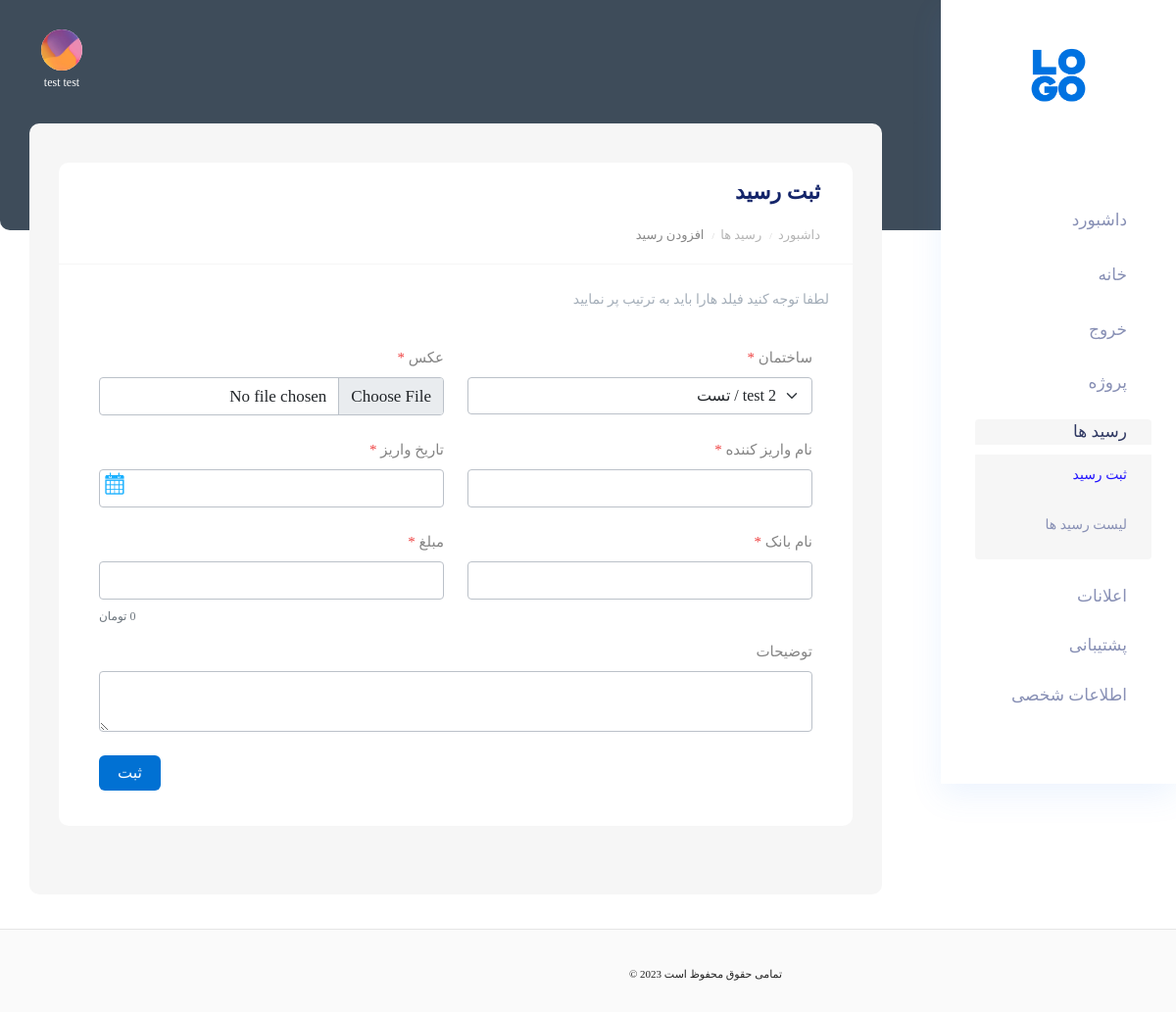
/u/dashboard/receipt/add (signed in), run on the app's committed database.
### account/models.py (models this page shows, shortened)
class User(AbstractUser):
    ROLE_USER_OPTIONS = (
        ('normal_user', 'کاربر عادی'),
        ('financial_user', 'ادمین مالی'),
        ('super_user', 'ادمین وِیژه'),
    )
    first_name = models.CharField("first name", max_length=150, blank=True, default="بدون نام")
    username = None
    email = models.EmailField("email address", null=True, blank=True, unique=True)
    phonenumber = PhoneNumberField(region='IR', unique=True)
    is_phonenumber_confirmed = models.BooleanField(default=False)
    role = models.CharField(max_length=20, choices=ROLE_USER_OPTIONS, default='normal_user')
    USERNAME_FIELD = "phonenumber"
    REQUIRED_FIELDS = []
    objects = CustomBaseUserManager()
    normal_user = NormalUserManager()
    financial_user = FinancialUserManager()
    super_user = SuperUserManager()
    class Meta:
        ordering = '-id',
    @property
    def is_admin(self):
        return True if self.role in settings.ADMIN_USER_ROLES else False
    @property
    def is_common_admin(self):
        return True if self.role in settings.COMMON_ADMIN_USER_ROLES else False
    @property
    def is_super_admin(self):
        return True if self.role in settings.SUPER_ADMIN_ROLES else False
    def get_full_name(self):
        fl = f'{self.first_name} {self.last_name}'.strip() or 'بدون نام'
        return fl
    def get_image_url(self):
        return '/static/images/dashboard/client_img.png'
    def get_available_buildings(self):
        try:
            return self.buildingavailable.buildings.all()
        except:
            return []

### receipt/views/dashboard.py (the view, shortened to what this page needs)
# urls.py: path('u/dashboard/receipt/add', dashboard.ReceiptAdd.as_view(), name='receipt_dashboard_add'),
class ReceiptAdd(LoginRequiredMixinCustom, View):
    template_name = 'receipt/dashboard/receipt/add.html'
    def get(self, request):
        context = {
            'buildings': models.Building.objects.filter(is_active=True)
        }
        return render(request, self.template_name, context)

### core/auth/mixins.py (called while the page is built)
    def dispatch(self, request, *args, **kwargs):
        if not request.user.is_authenticated:
            return self.handle_no_permission()
        if not request.user.is_phonenumber_confirmed:
            return redirect('account:confirm_phonenumber')
        return super().dispatch(request, *args, **kwargs)

### receipt/models.py (called while the page is built)
    def get_name_by_flag(self):
        return f'{self.project.name} / {self.name}'

### receipt/templates/receipt/dashboard/receipt/add.html (shortened to what this page needs)
{% extends 'account/dashboard/components/base/base_template.html' %}
{% load static %}
{% load render_partial %}
{% block Content %}
    {% include 'account/dashboard/components/base/nav.html' %}
    <section class="main_content dashboard_part large_header_bg">
        {% include 'account/dashboard/components/base/header.html' %}
        <div class="main_content_iner">
            <div class="container-fluid p-0 ">
                <div class="col-lg-12">
                    <div class="white_card mb_30">
                        <div class="white_card_header">
                            <div class="box_header m-0">
                                <div class="main-title">
                                    <h3 class="m-0">ثبت رسید</h3>
                                </div>
                            </div>
                            <div class="breadcrumb">
                                <ul>
                                    <li>
                                        <a href="{% url 'account:dashboard' %}">داشبورد</a>
                                    </li>
                                    <li>
                                        <a href="{% url 'receipt:receipt_dashboard_list' %}">رسید ها</a>
                                    </li>
                                    <li>
                                        <a href="">افزودن رسید</a>
                                    </li>
                                </ul>
                            </div>
                        </div>
                        <div class="p-4 pb-0 text-mute">
                            <p class="font-70">لطفا توجه کنید فیلد هارا باید به ترتیب پر نمایید</p>
                        </div>
                        <div class="white_card_body">
                            <div class="card-body">
                                <form action="{% url 'receipt:receipt_dashboard_add' %}" method="post"
                                      enctype="multipart/form-data">
                                    <div class="row mb-3">
                                        <div class="col-md-6">
                                            <label class="form-label" for="inputNameBuilding">
                                                ساختمان
                                                <span class="field-required">*</span>
                                            </label>
                                            {% if user.is_admin %}
                                                <select type="text" name="building" class="form-control form-select"
                                                        id="inputNameBuilding" required>
                                                    {% for building in buildings %}
                                                        <option value="{{ building.id }}" disabled
                                                        >{{ building.get_name_by_flag }}</option>
                                                    {% endfor %}
                                                </select>
                                            {% else %}
                                                <select type="text" name="building" class="form-control form-select"
                                                        id="inputNameBuilding" required>
                                                    {% for building in user.get_available_buildings %}
                                                        <option value="{{ building.id }}"
                                                        >{{ building.get_name_by_flag }}</option>
                                                    {% endfor %}
                                                </select>
                                            {% endif %}
                                        </div>
                                        <div class="col-md-6">
                                            <label class="form-label" for="inputImageReceipt">
                                                عکس
                                                <span class="field-required">*</span>
                                            </label>
                                            <input type="file" name="picture" accept="image/*" class="form-control"
                                                   required>
                                        </div>
                                    </div>
                                    <div class="row mb-3">
                                        <div class="col-12 col-md-6">
                                            <div class="col-md-12">
                                                <label class="form-label" for="inpDepositNameReceipt">
                                                    نام واریز کننده
                                                    <span class="field-required">*</span>
                                                </label>
                                                <input type="text" name="depositor_name" id="inpDepositNameReceipt"
                                                       class="form-control" required>
                                            </div>
                                        </div>
                                        <div class="col-12 col-md-6">
                                            <div class="col-md-12">
                                                <label class="form-label" for="inpDepositDateReceipt">
                                                    تاریخ واریز
                                                    <span class="field-required">*</span>
                                                </label>
                                                <input type="text" name="" id="inpDepositDateReceipt"
                                                       class="form-control datetime-picker" set-on="deposit_inp"
                                                       required>
                                            </div>
                                        </div>
                                    </div>
                                    <div class="row mb-3">
                                        <div class="col-12 col-md-6">
                                            <div class="col-md-12">
                                                <label class="form-label" for="inpBankNameReceipt">
                                                    نام بانک
                                                    <span class="field-required">*</span>
                                                </label>
                                                <input type="text" name="bank_name" id="inpBankNameReceipt"
                                                       class="form-control" required>
                                            </div>
                                        </div>
                                        <div class="col-12 col-md-6">
                                            <div class="col-md-12">
                                                <label class="form-label" for="inpAmountReceipt">
                                                    مبلغ
                                                    <span class="field-required">*</span>
                                                </label>
                                                <input type="number" name="amount" id="inpAmountReceipt"
                                                       class="form-control" required>
                                                <div class="text-left font-60 text-muted">
                                                    <span id="amount-value">0</span>
                                                    <span>تومان</span>
                                                </div>
                                            </div>
                                        </div>
                                    </div>
                                    <div class="row mb-3">
                                        <div class="col-md-12">
                                            <label class="form-label" for="inputDescriptionBuilding">
                                                توضیحات
                                            </label>
                                            <textarea type="text" name="description" class="form-control"
                                                      id="inputDescriptionBuilding"
                                                      minlength="2" maxlength="400"></textarea>
                                        </div>
                                    </div>
                                    <div class="field field-button text-left">
                                        <button type="submit">ثبت</button>
                                    </div>
                                </form>
                            </div>
                        </div>
                    </div>
                </div>
            </div>
        </div>
        {% include 'account/dashboard/components/base/footer.html' %}
    </section>
{% endblock %}

### account/templates/account/dashboard/components/base/header.html (shortened to what this page needs)
{% load static %}
<header>
    <div class="container-fluid g-0">
        <div class="row">
            <div class="col-lg-12 p-0 ">
                <div class="header_iner d-flex justify-content-between align-items-center">
                    <div class="header_right d-flex justify-content-between align-items-center">
                        <div class="header_notification_warp d-flex align-items-center">
                            <li class="m-1" title="اعلانات">
                                <a href="{% url 'notification:notification_dashboard_user_personal_list' %}"><i
                                        class="fa fa-bell"></i></a>
                            </li>
                            <li class="m-1" title="خروج">
                                <a href="{% url 'account:logout' %}">
                                    <i class="fa fa-sign-out-alt"></i>
                                </a>
                            </li>
                        </div>
                        <div class="profile_info text-center mx-4">
                            <a href="{% url 'account:info_detail' %}">
                                <img src="{{ user.get_image_url }}" alt="{{ user.get_full_name }}">
                                <p class="font-60 text-center text-white">
                                    {{ user.get_full_name|truncatechars:30 }}
                                </p>
                            </a>
                        </div>
                    </div>
                </div>
            </div>
        </div>
    </div>
</header>

### static/styles/form.css (style rules this page uses)
::placeholder { font-family: 'Vazir'; font-size: 80%; color: #aaa; }
label { font-size: 75%; text-align: right; color: #858585; display: block; }
.field input, .field button { border: none; font-size: 16px; font-weight: 400; border-radius: 6px; }
.field button { padding: 6px 19px; }
.field button { color: #fff; background-color: #0171d3; transition: all 0.3s ease; cursor: pointer; font-family: 'Vazir'; }
.field-required { color: #ef4141; }
.form-control { margin-bottom: 8px; }

### static/styles/base.css (style rules this page uses)
* { margin: 0; padding: 0; box-sizing: border-box; }
input { font-size: 85% !important; color: #5e8591; }
body { font-family: 'Vazir'; }
.text-left { text-align: left; }
.font-70 { font-size: 70% !important; }
.font-60 { font-size: 60% !important; }
.text-mute { color: #a4aeb9; }
.breadcrumb { margin-bottom: 0 !important; margin-top: 13px; }
.breadcrumb ul { direction: rtl; width: 100%; display: block; }
.breadcrumb li { font-size: 65%; display: inline-block; color: #b5b5b5; }
.breadcrumb li:after { content: "/"; margin: 0 3px; font-size: 70%; color: #ccc; }
.breadcrumb li:last-of-type:after { content: ""; margin: 0; }
.breadcrumb li a { color: inherit; }
.breadcrumb a[href=""] { color: #878787; }

### data on the page
User: get_full_name (picture), get_full_name "test test"

### other printed values
form field building "test 2 / تست"
